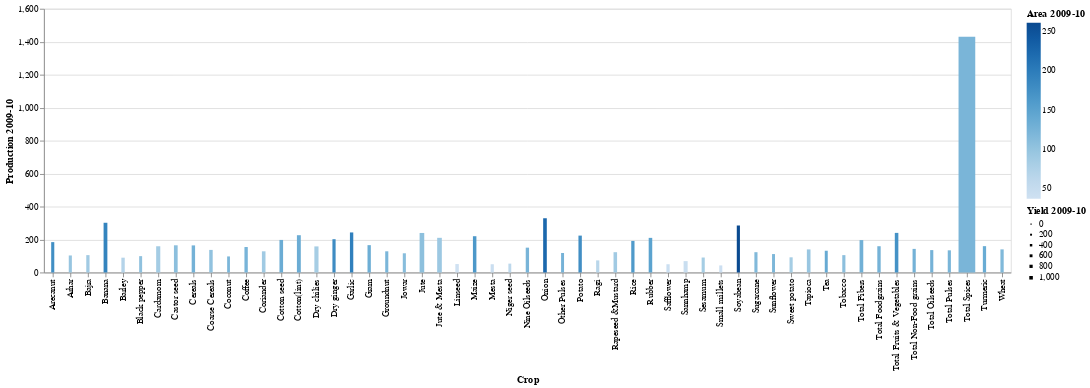

Write notebook code for a chart like this one.
### Code cell
alt.Chart(data_file2).mark_bar().encode(
    x='Crop             ',
    y='Production 2009-10',
    color='Area 2009-10',
    size='Yield 2009-10'
)

### Figure 1 — Vega-Lite specification as saved in the notebook (floating-point values rounded to 4 significant figures)
{"config": {"view": {"continuousWidth": 400, "continuousHeight": 300}}, "data": {"name": "data-631509c6b39f9a61accba77c3a597455"}, "mark": "bar", "encoding": {"color": {"field": "Area 2009-10", "type": "quantitative"}, "size": {"field": "Yield 2009-10", "type": "quantitative"}, "x": {"field": "Crop             ", "type": "nominal"}, "y": {"field": "Production 2009-10", "type": "quantitative"}}, "$schema": "https://vega.github.io/schema/vega-lite/v4.17.0.json", "datasets": {"data-631509c6b39f9a61accba77c3a597455": [{"Crop             ": "Total Foodgrains", "Production 2006-07": 158.8, "Production 2007-08": 168.6, "Production 2008-09": 171.3, "Production 2009-10": 159.4, "Production 2010-11": 178.9, "Area 2006-07": 128.5, "Area 2007-08": 128.8, "Area 2008-09": 127.6, "Area 2009-10": 126.0, "Area 2010-11": 131.7, "Yield 2006-07": 123.6, "Yield 2007-08": 130.9, "Yield 2008-09": 134.3, "Yield 2009-10": 126.5, "Yield 2010-11": 135.9}, {"Crop             ": "Rice", "Production 2006-07": 200.8, "Production 2007-08": 207.9, "Production 2008-09": 213.3, "Production 2009-10": 191.6, "Production 2010-11": 206.4, "Area 2006-07": 168.5, "Area 2007-08": 168.9, "Area 2008-09": 175.1, "Area 2009-10": 161.2, "Area 2010-11": 164.8, "Yield 2006-07": 119.2, "Yield 2007-08": 123.1, "Yield 2008-09": 121.8, "Yield 2009-10": 118.9, "Yield 2010-11": 125.2}, {"Crop             ": "Wheat", "Production 2006-07": 131.6, "Production 2007-08": 136.4, "Production 2008-09": 140.1, "Production 2009-10": 140.3, "Production 2010-11": 150.8, "Area 2006-07": 115.0, "Area 2007-08": 115.2, "Area 2008-09": 114.0, "Area 2009-10": 116.9, "Area 2010-11": 119.5, "Yield 2006-07": 114.4, "Yield 2007-08": 118.4, "Yield 2008-09": 122.8, "Yield 2009-10": 120.0, "Yield 2010-11": 126.3}, {"Crop             ": "Jowar", "Production 2006-07": 124.3, "Production 2007-08": 137.8, "Production 2008-09": 126.0, "Production 2009-10": 116.5, "Production 2010-11": 121.8, "Area 2006-07": 120.7, "Area 2007-08": 110.6, "Area 2008-09": 107.3, "Area 2009-10": 111.0, "Area 2010-11": 105.2, "Yield 2006-07": 103.0, "Yield 2007-08": 124.6, "Yield 2008-09": 117.4, "Yield 2009-10": 105.0, "Yield 2010-11": 115.8}, {"Crop             ": "Bajra", "Production 2006-07": 136.4, "Production 2007-08": 161.5, "Production 2008-09": 143.9, "Production 2009-10": 105.4, "Production 2010-11": 167.9, "Area 2006-07": 94.5, "Area 2007-08": 95.1, "Area 2008-09": 87.0, "Area 2009-10": 88.5, "Area 2010-11": 95.6, "Yield 2006-07": 144.3, "Yield 2007-08": 169.7, "Yield 2008-09": 165.4, "Yield 2009-10": 119.0, "Yield 2010-11": 175.8}, {"Crop             ": "Maize", "Production 2006-07": 198.8, "Production 2007-08": 249.6, "Production 2008-09": 259.8, "Production 2009-10": 220.1, "Production 2010-11": 286.0, "Area 2006-07": 156.1, "Area 2007-08": 160.5, "Area 2008-09": 161.6, "Area 2009-10": 163.4, "Area 2010-11": 169.1, "Yield 2006-07": 127.3, "Yield 2007-08": 155.5, "Yield 2008-09": 160.7, "Yield 2009-10": 134.7, "Yield 2010-11": 169.1}, {"Crop             ": "Ragi", "Production 2006-07": 56.1, "Production 2007-08": 83.6, "Production 2008-09": 79.3, "Production 2009-10": 73.4, "Production 2010-11": 85.2, "Area 2006-07": 60.2, "Area 2007-08": 70.9, "Area 2008-09": 70.6, "Area 2009-10": 64.8, "Area 2010-11": 65.8, "Yield 2006-07": 93.2, "Yield 2007-08": 117.9, "Yield 2008-09": 112.2, "Yield 2009-10": 113.2, "Yield 2010-11": 129.6}, {"Crop             ": "Small millets", "Production 2006-07": 53.9, "Production 2007-08": 61.9, "Production 2008-09": 50.0, "Production 2009-10": 42.9, "Production 2010-11": 82.0, "Area 2006-07": 50.9, "Area 2007-08": 52.3, "Area 2008-09": 45.6, "Area 2009-10": 41.8, "Area 2010-11": 45.0, "Yield 2006-07": 106.0, "Yield 2007-08": 118.3, "Yield 2008-09": 109.7, "Yield 2009-10": 102.7, "Yield 2010-11": 182.4}, {"Crop             ": "Barley", "Production 2006-07": 88.1, "Production 2007-08": 79.3, "Production 2008-09": 112.0, "Production 2009-10": 89.9, "Production 2010-11": 110.3, "Area 2006-07": 72.8, "Area 2007-08": 67.9, "Area 2008-09": 79.5, "Area 2009-10": 70.2, "Area 2010-11": 79.4, "Yield 2006-07": 121.0, "Yield 2007-08": 116.9, "Yield 2008-09": 141.0, "Yield 2009-10": 127.9, "Yield 2010-11": 138.9}, {"Crop             ": "Coarse Cereals", "Production 2006-07": 138.5, "Production 2007-08": 166.4, "Production 2008-09": 163.5, "Production 2009-10": 137.0, "Production 2010-11": 178.4, "Area 2006-07": 106.4, "Area 2007-08": 105.6, "Area 2008-09": 101.8, "Area 2009-10": 102.6, "Area 2010-11": 105.4, "Yield 2006-07": 130.1, "Yield 2007-08": 157.6, "Yield 2008-09": 160.7, "Yield 2009-10": 133.5, "Yield 2010-11": 169.2}, {"Crop             ": "Cereals", "Production 2006-07": 164.1, "Production 2007-08": 174.6, "Production 2008-09": 177.7, "Production 2009-10": 164.4, "Production 2010-11": 183.1, "Area 2006-07": 130.0, "Area 2007-08": 129.9, "Area 2008-09": 130.3, "Area 2009-10": 126.8, "Area 2010-11": 129.8, "Yield 2006-07": 126.3, "Yield 2007-08": 134.4, "Yield 2008-09": 136.4, "Yield 2009-10": 129.7, "Yield 2010-11": 141.1}, {"Crop             ": "Gram", "Production 2006-07": 140.6, "Production 2007-08": 127.6, "Production 2008-09": 156.5, "Production 2009-10": 165.9, "Production 2010-11": 182.5, "Area 2006-07": 122.3, "Area 2007-08": 123.1, "Area 2008-09": 128.8, "Area 2009-10": 133.3, "Area 2010-11": 149.9, "Yield 2006-07": 115.0, "Yield 2007-08": 103.7, "Yield 2008-09": 121.7, "Yield 2009-10": 124.5, "Yield 2010-11": 121.7}, {"Crop             ": "Arhar", "Production 2006-07": 97.0, "Production 2007-08": 128.9, "Production 2008-09": 94.9, "Production 2009-10": 103.3, "Production 2010-11": 119.9, "Area 2006-07": 99.7, "Area 2007-08": 104.3, "Area 2008-09": 94.5, "Area 2009-10": 97.0, "Area 2010-11": 122.2, "Yield 2006-07": 97.3, "Yield 2007-08": 123.6, "Yield 2008-09": 100.4, "Yield 2009-10": 106.5, "Yield 2010-11": 98.1}, {"Crop             ": "Other Pulses", "Production 2006-07": 139.1, "Production 2007-08": 148.9, "Production 2008-09": 131.4, "Production 2009-10": 118.4, "Production 2010-11": 179.5, "Area 2006-07": 131.3, "Area 2007-08": 133.8, "Area 2008-09": 117.1, "Area 2009-10": 126.1, "Area 2010-11": 139.1, "Yield 2006-07": 105.9, "Yield 2007-08": 111.3, "Yield 2008-09": 112.2, "Yield 2009-10": 93.9, "Yield 2010-11": 129.0}, {"Crop             ": "Total Pulses", "Production 2006-07": 130.3, "Production 2007-08": 135.4, "Production 2008-09": 133.7, "Production 2009-10": 134.5, "Production 2010-11": 167.4, "Area 2006-07": 122.1, "Area 2007-08": 124.4, "Area 2008-09": 116.3, "Area 2009-10": 122.6, "Area 2010-11": 139.0, "Yield 2006-07": 106.7, "Yield 2007-08": 108.8, "Yield 2008-09": 114.9, "Yield 2009-10": 109.7, "Yield 2010-11": 120.4}, {"Crop             ": "Total Non-Food grains ", "Production 2006-07": 155.4, "Production 2007-08": 156.8, "Production 2008-09": 141.2, "Production 2009-10": 143.2, "Production 2010-11": 168.4, "Area 2006-07": 126.6, "Area 2007-08": 128.6, "Area 2008-09": 131.5, "Area 2009-10": 126.7, "Area 2010-11": 136.5, "Yield 2006-07": 122.8, "Yield 2007-08": 122.0, "Yield 2008-09": 107.4, "Yield 2009-10": 113.1, "Yield 2010-11": 123.4}, {"Crop             ": "Total Oilseeds", "Production 2006-07": 148.2, "Production 2007-08": 150.9, "Production 2008-09": 140.8, "Production 2009-10": 135.9, "Production 2010-11": 169.0, "Area 2006-07": 124.8, "Area 2007-08": 126.2, "Area 2008-09": 129.0, "Area 2009-10": 126.1, "Area 2010-11": 134.0, "Yield 2006-07": 118.7, "Yield 2007-08": 119.6, "Yield 2008-09": 109.1, "Yield 2009-10": 107.8, "Yield 2010-11": 126.1}, {"Crop             ": "Groundnut", "Production 2006-07": 115.2, "Production 2007-08": 217.5, "Production 2008-09": 169.8, "Production 2009-10": 128.6, "Production 2010-11": 195.7, "Area 2006-07": 124.1, "Area 2007-08": 139.1, "Area 2008-09": 136.3, "Area 2009-10": 121.1, "Area 2010-11": 129.5, "Yield 2006-07": 92.8, "Yield 2007-08": 156.3, "Yield 2008-09": 124.6, "Yield 2009-10": 106.2, "Yield 2010-11": 151.2}, {"Crop             ": "Sesamum", "Production 2006-07": 95.5, "Production 2007-08": 116.8, "Production 2008-09": 98.8, "Production 2009-10": 90.8, "Production 2010-11": 137.9, "Area 2006-07": 74.2, "Area 2007-08": 78.4, "Area 2008-09": 78.8, "Area 2009-10": 84.6, "Area 2010-11": 90.7, "Yield 2006-07": 128.7, "Yield 2007-08": 149.1, "Yield 2008-09": 125.4, "Yield 2009-10": 107.4, "Yield 2010-11": 151.9}, {"Crop             ": "Rapeseed &Mustard", "Production 2006-07": 138.7, "Production 2007-08": 108.8, "Production 2008-09": 134.3, "Production 2009-10": 123.2, "Production 2010-11": 152.5, "Area 2006-07": 107.0, "Area 2007-08": 91.8, "Area 2008-09": 99.3, "Area 2009-10": 88.1, "Area 2010-11": 108.8, "Yield 2006-07": 129.6, "Yield 2007-08": 118.5, "Yield 2008-09": 135.2, "Yield 2009-10": 139.9, "Yield 2010-11": 140.2}, {"Crop             ": "Linseed", "Production 2006-07": 55.9, "Production 2007-08": 54.4, "Production 2008-09": 56.4, "Production 2009-10": 51.2, "Production 2010-11": 48.8, "Area 2006-07": 47.9, "Area 2007-08": 51.3, "Area 2008-09": 44.8, "Area 2009-10": 37.5, "Area 2010-11": 39.4, "Yield 2006-07": 116.8, "Yield 2007-08": 106.1, "Yield 2008-09": 126.0, "Yield 2009-10": 136.5, "Yield 2010-11": 123.9}, {"Crop             ": "Castor seed", "Production 2006-07": 124.7, "Production 2007-08": 172.3, "Production 2008-09": 191.6, "Production 2009-10": 165.0, "Production 2010-11": 220.9, "Area 2006-07": 91.7, "Area 2007-08": 114.8, "Area 2008-09": 126.4, "Area 2009-10": 107.2, "Area 2010-11": 128.5, "Yield 2006-07": 136.0, "Yield 2007-08": 150.1, "Yield 2008-09": 151.5, "Yield 2009-10": 153.9, "Yield 2010-11": 171.9}, {"Crop             ": "Safflower", "Production 2006-07": 67.3, "Production 2007-08": 62.8, "Production 2008-09": 53.0, "Production 2009-10": 50.1, "Production 2010-11": 42.1, "Area 2006-07": 55.8, "Area 2007-08": 47.4, "Area 2008-09": 43.6, "Area 2009-10": 42.6, "Area 2010-11": 36.1, "Yield 2006-07": 120.6, "Yield 2007-08": 132.6, "Yield 2008-09": 121.5, "Yield 2009-10": 117.5, "Yield 2010-11": 116.7}, {"Crop             ": "Niger seed", "Production 2006-07": 65.1, "Production 2007-08": 59.0, "Production 2008-09": 63.0, "Production 2009-10": 53.8, "Production 2010-11": 58.0, "Area 2006-07": 75.7, "Area 2007-08": 65.8, "Area 2008-09": 63.5, "Area 2009-10": 60.6, "Area 2010-11": 59.9, "Yield 2006-07": 86.0, "Yield 2007-08": 89.6, "Yield 2008-09": 99.2, "Yield 2009-10": 88.8, "Yield 2010-11": 96.9}, {"Crop             ": "Sunflower", "Production 2006-07": 161.3, "Production 2007-08": 192.3, "Production 2008-09": 152.2, "Production 2009-10": 111.8, "Production 2010-11": 85.6, "Area 2006-07": 175.0, "Area 2007-08": 154.5, "Area 2008-09": 146.5, "Area 2009-10": 119.3, "Area 2010-11": 75.1, "Yield 2006-07": 92.2, "Yield 2007-08": 124.5, "Yield 2008-09": 103.9, "Yield 2009-10": 93.7, "Yield 2010-11": 114.0}, {"Crop             ": "Soyabean", "Production 2006-07": 253.2, "Production 2007-08": 313.8, "Production 2008-09": 283.4, "Production 2009-10": 285.1, "Production 2010-11": 364.4, "Area 2006-07": 222.7, "Area 2007-08": 237.5, "Area 2008-09": 254.5, "Area 2009-10": 260.3, "Area 2010-11": 256.8, "Yield 2006-07": 113.7, "Yield 2007-08": 132.1, "Yield 2008-09": 111.4, "Yield 2009-10": 109.5, "Yield 2010-11": 141.9}, {"Crop             ": "Nine Oilseeds", "Production 2006-07": 147.1, "Production 2007-08": 180.2, "Production 2008-09": 167.9, "Production 2009-10": 150.7, "Production 2010-11": 196.7, "Area 2006-07": 126.1, "Area 2007-08": 126.9, "Area 2008-09": 131.0, "Area 2009-10": 123.4, "Area 2010-11": 129.4, "Yield 2006-07": 116.7, "Yield 2007-08": 142.0, "Yield 2008-09": 128.1, "Yield 2009-10": 122.1, "Yield 2010-11": 152.0}, {"Crop             ": "Coconut", "Production 2006-07": 142.7, "Production 2007-08": 91.4, "Production 2008-09": 91.4, "Production 2009-10": 97.5, "Production 2010-11": 97.7, "Area 2006-07": 123.5, "Area 2007-08": 121.4, "Area 2008-09": 121.4, "Area 2009-10": 120.9, "Area 2010-11": 120.9, "Yield 2006-07": 115.5, "Yield 2007-08": 75.3, "Yield 2008-09": 75.3, "Yield 2009-10": 80.7, "Yield 2010-11": 80.8}, {"Crop             ": "Cotton seed", "Production 2006-07": 186.1, "Production 2007-08": 212.8, "Production 2008-09": 183.2, "Production 2009-10": 197.5, "Production 2010-11": 271.3, "Area 2006-07": 121.7, "Area 2007-08": 125.3, "Area 2008-09": 125.2, "Area 2009-10": 134.8, "Area 2010-11": 149.5, "Yield 2006-07": 152.9, "Yield 2007-08": 169.9, "Yield 2008-09": 146.3, "Yield 2009-10": 146.5, "Yield 2010-11": 181.5}, {"Crop             ": "Total Fibers", "Production 2006-07": 186.1, "Production 2007-08": 203.5, "Production 2008-09": 179.1, "Production 2009-10": 196.6, "Production 2010-11": 239.3, "Area 2006-07": 118.3, "Area 2007-08": 121.7, "Area 2008-09": 120.9, "Area 2009-10": 129.4, "Area 2010-11": 141.9, "Yield 2006-07": 157.3, "Yield 2007-08": 167.2, "Yield 2008-09": 148.2, "Yield 2009-10": 152.0, "Yield 2010-11": 168.6}, {"Crop             ": "Cotton(lint)", "Production 2006-07": 213.1, "Production 2007-08": 243.8, "Production 2008-09": 209.8, "Production 2009-10": 226.2, "Production 2010-11": 310.8, "Area 2006-07": 121.7, "Area 2007-08": 125.3, "Area 2008-09": 125.2, "Area 2009-10": 134.8, "Area 2010-11": 149.5, "Yield 2006-07": 175.2, "Yield 2007-08": 194.6, "Yield 2008-09": 167.6, "Yield 2009-10": 167.8, "Yield 2010-11": 207.9}, {"Crop             ": "Jute", "Production 2006-07": 220.3, "Production 2007-08": 218.3, "Production 2008-09": 205.8, "Production 2009-10": 239.8, "Production 2010-11": 213.8, "Area 2006-07": 103.6, "Area 2007-08": 106.4, "Area 2008-09": 102.6, "Area 2009-10": 106.0, "Area 2010-11": 101.1, "Yield 2006-07": 212.7, "Yield 2007-08": 205.2, "Yield 2008-09": 200.5, "Yield 2009-10": 226.3, "Yield 2010-11": 211.5}, {"Crop             ": "Mesta", "Production 2006-07": 81.7, "Production 2007-08": 84.6, "Production 2008-09": 62.4, "Production 2009-10": 50.1, "Production 2010-11": 52.2, "Area 2006-07": 67.2, "Area 2007-08": 69.1, "Area 2008-09": 54.5, "Area 2009-10": 44.5, "Area 2010-11": 46.6, "Yield 2006-07": 121.6, "Yield 2007-08": 122.5, "Yield 2008-09": 114.6, "Yield 2009-10": 112.7, "Yield 2010-11": 112.0}, {"Crop             ": "Jute & Mesta", "Production 2006-07": 200.7, "Production 2007-08": 199.6, "Production 2008-09": 184.5, "Production 2009-10": 210.4, "Production 2010-11": 189.1, "Area 2006-07": 95.7, "Area 2007-08": 98.3, "Area 2008-09": 92.2, "Area 2009-10": 92.7, "Area 2010-11": 89.3, "Yield 2006-07": 209.7, "Yield 2007-08": 203.0, "Yield 2008-09": 200.1, "Yield 2009-10": 227.0, "Yield 2010-11": 211.8}, {"Crop             ": "Sannhamp ", "Production 2006-07": 97.9, "Production 2007-08": 93.0, "Production 2008-09": 87.8, "Production 2009-10": 69.0, "Production 2010-11": 109.9, "Area 2006-07": 54.2, "Area 2007-08": 51.4, "Area 2008-09": 45.0, "Area 2009-10": 45.0, "Area 2010-11": 47.6, "Yield 2006-07": 180.7, "Yield 2007-08": 182.7, "Yield 2008-09": 195.2, "Yield 2009-10": 179.4, "Yield 2010-11": 230.9}, {"Crop             ": "Tea ", "Production 2006-07": 132.2, "Production 2007-08": 132.8, "Production 2008-09": 132.0, "Production 2009-10": 132.0, "Production 2010-11": 132.0, "Area 2006-07": 135.3, "Area 2007-08": 137.8, "Area 2008-09": 137.8, "Area 2009-10": 137.8, "Area 2010-11": 137.8, "Yield 2006-07": 97.7, "Yield 2007-08": 96.3, "Yield 2008-09": 95.8, "Yield 2009-10": 95.8, "Yield 2010-11": 95.8}, {"Crop             ": "Coffee ", "Production 2006-07": 138.0, "Production 2007-08": 139.8, "Production 2008-09": 139.9, "Production 2009-10": 154.5, "Production 2010-11": 161.1, "Area 2006-07": 117.9, "Area 2007-08": 119.8, "Area 2008-09": 121.9, "Area 2009-10": 123.7, "Area 2010-11": 125.4, "Yield 2006-07": 117.0, "Yield 2007-08": 116.7, "Yield 2008-09": 114.8, "Yield 2009-10": 125.0, "Yield 2010-11": 128.5}, {"Crop             ": "Rubber ", "Production 2006-07": 215.5, "Production 2007-08": 208.6, "Production 2008-09": 216.5, "Production 2009-10": 210.1, "Production 2010-11": 210.1, "Area 2006-07": 98.6, "Area 2007-08": 138.1, "Area 2008-09": 143.8, "Area 2009-10": 149.2, "Area 2010-11": 149.2, "Yield 2006-07": 218.5, "Yield 2007-08": 151.1, "Yield 2008-09": 151.9, "Yield 2009-10": 140.9, "Yield 2010-11": 140.9}, {"Crop             ": "Total Spices", "Production 2006-07": 1428.0, "Production 2007-08": 1572.0, "Production 2008-09": 1463.0, "Production 2009-10": 1430.0, "Production 2010-11": 1791.0, "Area 2006-07": 121.3, "Area 2007-08": 125.9, "Area 2008-09": 126.5, "Area 2009-10": 122.0, "Area 2010-11": 136.6, "Yield 2006-07": 1177.0, "Yield 2007-08": 1248.0, "Yield 2008-09": 1157.0, "Yield 2009-10": 1172.0, "Yield 2010-11": 1311.0}, {"Crop             ": "Black pepper", "Production 2006-07": 134.2, "Production 2007-08": 91.5, "Production 2008-09": 92.2, "Production 2009-10": 99.2, "Production 2010-11": 101.1, "Area 2006-07": 130.8, "Area 2007-08": 104.7, "Area 2008-09": 126.9, "Area 2009-10": 104.2, "Area 2010-11": 97.8, "Yield 2006-07": 102.6, "Yield 2007-08": 87.4, "Yield 2008-09": 72.7, "Yield 2009-10": 95.2, "Yield 2010-11": 103.4}, {"Crop             ": "Dry chilies ", "Production 2006-07": 163.5, "Production 2007-08": 170.8, "Production 2008-09": 167.1, "Production 2009-10": 158.3, "Production 2010-11": 160.9, "Area 2006-07": 83.6, "Area 2007-08": 88.3, "Area 2008-09": 85.4, "Area 2009-10": 84.0, "Area 2010-11": 86.8, "Yield 2006-07": 195.5, "Yield 2007-08": 193.4, "Yield 2008-09": 195.8, "Yield 2009-10": 188.4, "Yield 2010-11": 185.5}, {"Crop             ": "Dry ginger ", "Production 2006-07": 206.3, "Production 2007-08": 200.6, "Production 2008-09": 199.3, "Production 2009-10": 202.0, "Production 2010-11": 368.1, "Area 2006-07": 176.2, "Area 2007-08": 172.9, "Area 2008-09": 180.4, "Area 2009-10": 179.4, "Area 2010-11": 247.4, "Yield 2006-07": 117.1, "Yield 2007-08": 116.0, "Yield 2008-09": 110.5, "Yield 2009-10": 112.6, "Yield 2010-11": 148.8}, {"Crop             ": "Turmeric ", "Production 2006-07": 158.6, "Production 2007-08": 160.1, "Production 2008-09": 165.5, "Production 2009-10": 159.8, "Production 2010-11": 200.2, "Area 2006-07": 134.3, "Area 2007-08": 131.9, "Area 2008-09": 136.2, "Area 2009-10": 136.2, "Area 2010-11": 146.7, "Yield 2006-07": 118.1, "Yield 2007-08": 121.4, "Yield 2008-09": 121.5, "Yield 2009-10": 117.4, "Yield 2010-11": 136.4}, {"Crop             ": "Arecanut  ", "Production 2006-07": 182.5, "Production 2007-08": 184.3, "Production 2008-09": 185.5, "Production 2009-10": 184.3, "Production 2010-11": 184.3, "Area 2006-07": 167.7, "Area 2007-08": 169.5, "Area 2008-09": 169.7, "Area 2009-10": 175.4, "Area 2010-11": 175.4, "Yield 2006-07": 108.8, "Yield 2007-08": 108.7, "Yield 2008-09": 109.3, "Yield 2009-10": 105.1, "Yield 2010-11": 105.1}, {"Crop             ": "Cardamom ", "Production 2006-07": 159.2, "Production 2007-08": 135.8, "Production 2008-09": 157.1, "Production 2009-10": 159.2, "Production 2010-11": 162.2, "Area 2006-07": 93.4, "Area 2007-08": 77.8, "Area 2008-09": 87.5, "Area 2009-10": 85.8, "Area 2010-11": 82.7, "Yield 2006-07": 170.5, "Yield 2007-08": 174.7, "Yield 2008-09": 179.6, "Yield 2009-10": 185.6, "Yield 2010-11": 196.1}, {"Crop             ": "Coriander", "Production 2006-07": 126.4, "Production 2007-08": 167.9, "Production 2008-09": 131.3, "Production 2009-10": 128.5, "Production 2010-11": 261.3, "Area 2006-07": 79.1, "Area 2007-08": 94.8, "Area 2008-09": 97.9, "Area 2009-10": 88.8, "Area 2010-11": 130.7, "Yield 2006-07": 159.8, "Yield 2007-08": 177.2, "Yield 2008-09": 134.1, "Yield 2009-10": 144.7, "Yield 2010-11": 199.9}, {"Crop             ": "Garlic  ", "Production 2006-07": 226.2, "Production 2007-08": 311.3, "Production 2008-09": 242.1, "Production 2009-10": 243.0, "Production 2010-11": 308.2, "Area 2006-07": 187.6, "Area 2007-08": 241.6, "Area 2008-09": 195.8, "Area 2009-10": 194.4, "Area 2010-11": 236.8, "Yield 2006-07": 120.6, "Yield 2007-08": 128.8, "Yield 2008-09": 123.6, "Yield 2009-10": 125.0, "Yield 2010-11": 130.1}, {"Crop             ": "Total Fruits & Vegetables", "Production 2006-07": 162.6, "Production 2007-08": 184.9, "Production 2008-09": 241.9, "Production 2009-10": 240.3, "Production 2010-11": 274.5, "Area 2006-07": 139.3, "Area 2007-08": 145.0, "Area 2008-09": 173.8, "Area 2009-10": 170.9, "Area 2010-11": 188.3, "Yield 2006-07": 116.7, "Yield 2007-08": 127.5, "Yield 2008-09": 139.2, "Yield 2009-10": 140.6, "Yield 2010-11": 145.7}, {"Crop             ": "Potato", "Production 2006-07": 135.7, "Production 2007-08": 174.2, "Production 2008-09": 210.5, "Production 2009-10": 223.8, "Production 2010-11": 259.1, "Area 2006-07": 142.2, "Area 2007-08": 148.8, "Area 2008-09": 175.1, "Area 2009-10": 175.8, "Area 2010-11": 178.4, "Yield 2006-07": 95.5, "Yield 2007-08": 117.1, "Yield 2008-09": 120.2, "Yield 2009-10": 127.4, "Yield 2010-11": 145.2}, {"Crop             ": "Tapioca", "Production 2006-07": 146.4, "Production 2007-08": 151.5, "Production 2008-09": 167.1, "Production 2009-10": 140.0, "Production 2010-11": 140.3, "Area 2006-07": 105.1, "Area 2007-08": 103.9, "Area 2008-09": 114.8, "Area 2009-10": 95.1, "Area 2010-11": 90.6, "Yield 2006-07": 139.2, "Yield 2007-08": 145.7, "Yield 2008-09": 145.6, "Yield 2009-10": 147.1, "Yield 2010-11": 154.8}, {"Crop             ": "Sweet potato  ", "Production 2006-07": 81.1, "Production 2007-08": 79.3, "Production 2008-09": 94.2, "Production 2009-10": 92.1, "Production 2010-11": 88.1, "Area 2006-07": 75.8, "Area 2007-08": 75.4, "Area 2008-09": 88.4, "Area 2009-10": 84.6, "Area 2010-11": 80.4, "Yield 2006-07": 106.9, "Yield 2007-08": 105.2, "Yield 2008-09": 106.6, "Yield 2009-10": 108.8, "Yield 2010-11": 109.6}, {"Crop             ": "Onion", "Production 2006-07": 240.5, "Production 2007-08": 247.3, "Production 2008-09": 367.1, "Production 2009-10": 329.1, "Production 2010-11": 409.1, "Area 2006-07": 207.7, "Area 2007-08": 208.4, "Area 2008-09": 246.8, "Area 2009-10": 223.6, "Area 2010-11": 314.7, "Yield 2006-07": 115.8, "Yield 2007-08": 118.7, "Yield 2008-09": 148.8, "Yield 2009-10": 147.1, "Yield 2010-11": 130.0}, {"Crop             ": "Banana  ", "Production 2006-07": 189.3, "Production 2007-08": 201.1, "Production 2008-09": 298.8, "Production 2009-10": 301.7, "Production 2010-11": 339.4, "Area 2006-07": 117.6, "Area 2007-08": 131.2, "Area 2008-09": 174.8, "Area 2009-10": 189.8, "Area 2010-11": 204.6, "Yield 2006-07": 161.0, "Yield 2007-08": 153.3, "Yield 2008-09": 171.0, "Yield 2009-10": 159.0, "Yield 2010-11": 165.9}, {"Crop             ": "Sugarcane", "Production 2006-07": 149.8, "Production 2007-08": 146.7, "Production 2008-09": 120.1, "Production 2009-10": 123.2, "Production 2010-11": 144.3, "Area 2006-07": 142.6, "Area 2007-08": 140.0, "Area 2008-09": 122.2, "Area 2009-10": 115.6, "Area 2010-11": 135.2, "Yield 2006-07": 105.1, "Yield 2007-08": 104.8, "Yield 2008-09": 98.3, "Yield 2009-10": 106.6, "Yield 2010-11": 106.7}, {"Crop             ": "Tobacco", "Production 2006-07": 88.1, "Production 2007-08": 83.6, "Production 2008-09": 96.4, "Production 2009-10": 105.3, "Production 2010-11": 140.9, "Area 2006-07": 88.8, "Area 2007-08": 83.9, "Area 2008-09": 94.2, "Area 2009-10": 107.1, "Area 2010-11": 118.8, "Yield 2006-07": 99.1, "Yield 2007-08": 88.3, "Yield 2008-09": 102.4, "Yield 2009-10": 109.6, "Yield 2010-11": 118.6}]}}
